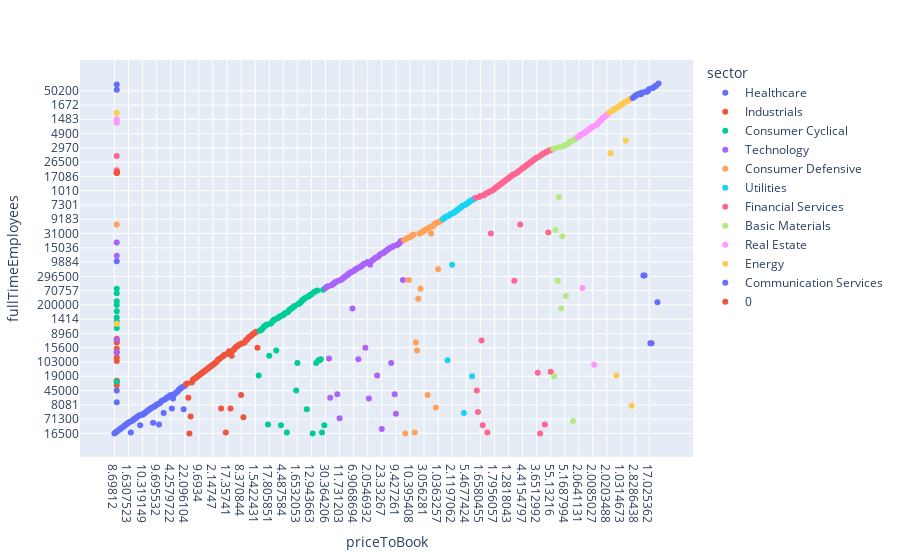

Write notebook code for a chart like this one.
### Code cell
fig = px.scatter(df_wide, x ='priceToBook', y='fullTimeEmployees', color='sector', hover_name='Stock')
fig.show()

### Figure 1 — Plotly figure (JSON) as saved in the notebook; plotly's stock layout.template omitted (floating-point values rounded to 4 significant figures)
{"data": [{"hovertemplate": "<b>%{hovertext}</b><br><br>sector=Healthcare<br>priceToBook=%{x}<br>fullTimeEmployees=%{y}<extra></extra>", "hovertext": ["A", "ABBV", "ABC", "ABMD", "ABT", "ALGN", "ALXN", "AMGN", "ANTM", "BAX", "BDX", "BIIB", "BIO", "BMY", "CAH", "CERN", "CI", "CNC", "COO", "CRL", "CTLT", "CVS", "DGX", "DHR", "DVA", "DXCM", "EW", "GILD", "HCA", "HOLX", "HSIC", "HUM", "IDXX", "ILMN", "INCY", "IQV", "ISRG", "JNJ", "LH", "LLY", "MCK", "MDT", "MRK", "MTD", "PFE", "PKI", "PRGO", "REGN", "RMD", "STE", "SYK", "TFX", "TMO", "UHS", "UNH", "VRTX", "VTRS", "WAT", "WBA", "WST", "XRAY", "ZBH", "ZTS"], "legendgroup": "Healthcare", "marker": {"color": "#636efa", "symbol": "circle"}, "mode": "markers", "name": "Healthcare", "orientation": "v", "showlegend": true, "type": "scatter", "x": ["8.69812", "14.470058", 0, "9.857002", "5.7859073", "13.579973", "3.1510408", "14.597843", "2.8449461", "4.891757", "2.8193862", "4.0340614", "1.6307523", "3.8558369", "9.195253", "5.622813", "1.808704", "1.5802513", "3.1310763", "7.7450504", "4.639516", "1.6024834", "2.5030591", "4.6502748", "10.319149", "19.45582", "12.796316", "4.461722", "288.8784", "4.0999327", "3.2779298", "3.8761501", "67.82798", "12.402704", "6.7169113", "7.526231", "9.695532", "6.637207", "2.5993228", "26.620108", 0, "3.2400262", "6.9619536", "144.31277", "3.4466064", "4.1697173", "1.1078422", "4.8268743", "11.0275", "4.2579722", "7.026899", "5.471069", "5.030942", "2.0903606", "5.7666006", "6.0505533", 0, "85.68438", "2.2457418", "13.4539795", "2.935341", "2.709103", "22.096104"], "xaxis": "x", "y": ["16500", "48000", "22000", "1725", "109000", "18975", "3837", "24300", "83400", "50000", "70000", "9100", "7800", "30250", "48000", "26400", "72226", "71300", "12000", "18400", "13900", "213000", "50000", "67000", "67000", "5500", "14900", "13600", "195000", "5814", "20000", "43000", "9300", "7800", "1773", "72000", "8081", "134500", "70000", "34690", "59000", "90000", "73000", "14900", "78500", "14000", "11500", "9123", "7770", "13000", "43000", "14000", "80000", "89000", "330000", "3400", "45000", "7400", "223000", "9200", "15000", "20000", "11300"], "yaxis": "y"}, {"hovertemplate": "<b>%{hovertext}</b><br><br>sector=Industrials<br>priceToBook=%{x}<br>fullTimeEmployees=%{y}<extra></extra>", "hovertext": ["AAL", "ADP", "ALK", "ALLE", "AME", "AOS", "AVY", "BA", "CARR", "CAT", "CHRW", "CMI", "CPRT", "CSX", "CTAS", "DAL", "DE", "DOV", "EFX", "EMR", "ETN", "EXPD", "FAST", "FDX", "GE", "GNRC", "GPN", "GWW", "HII", "HON", "HWM", "IEX", "INFO", "IR", "ITW", "J", "JBHT", "JCI", "KSU", "LHX", "LMT", "LUV", "MAS", "MMM", "NLSN", "NOC", "NSC", "ODFL", "OTIS", "PAYX", "PCAR", "PH", "PNR", "PWR", "RHI", "ROK", "ROP", "RSG", "RTX", "SNA", "SWK", "TDG", "TT", "TXT", "UAL", "UNP", "UPS", "URI", "VRSK", "WAB", "WM", "XYL"], "legendgroup": "Industrials", "marker": {"color": "#EF553B", "symbol": "circle"}, "mode": "markers", "name": "Industrials", "orientation": "v", "showlegend": true, "type": "scatter", "x": [0, "14.844958", "2.8329651", "17.179804", "5.19505", "5.9923635", "11.567784", 0, 0, "8.065177", "6.871122", "4.7638106", "9.103022", "5.737488", "9.6934", "60.820107", "7.371489", "6.299358", "8.5607395", "6.602353", "3.95995", "7.899427", "10.940013", "3.6470306", "3.6496732", "13.517754", "2.14747", "13.333238", "4.5258317", "8.883612", 0, "6.5667334", "4.901646", "2.3040547", "22.750603", 0, "6.486025", "2.7023854", "6.39988", "2.154026", "17.35741", "3.807387", 0, "8.680541", "3.2550578", "5.7732954", "4.7730536", "9.455768", 0, "12.414962", "3.0734615", "5.3953457", "5.2666664", "2.96584", "8.370844", "17.605877", "4.3992", "4.1045394", 0, "3.5464392", "3.4715314", 0, 0, "2.603323", "3.5384424", "9.255227", "25.639683", "5.0650544", "10.176834", "1.5422431", "7.9989767", "7.2455487"], "xaxis": "x", "y": ["113200", "58000", "17140", "11500", "16500", "13900", "31900", "141000", "56000", "97300", "14997", "57825", "7600", "19000", "40000", "74000", "69634", "23000", "11000", "83500", "91987", "17480", "18094", "324000", "174000", "6452", "24000", "21800", "42000", "103000", "19700", "7000", "16000", "15900", "43000", "55000", "30309", "97000", "6522", "48000", "114000", "56051", "18000", "95000", "43000", "97000", "19100", "20482", "69000", "15600", "26000", "50520", "9750", "35800", "13000", "23500", "18400", "35000", "181000", "12300", "53000", "14200", "35000", "33000", "84100", "29755", "540000", "18250", "8960", "27000", "48250", "15600"], "yaxis": "y"}, {"hovertemplate": "<b>%{hovertext}</b><br><br>sector=Consumer Cyclical<br>priceToBook=%{x}<br>fullTimeEmployees=%{y}<extra></extra>", "hovertext": ["AAP", "AMCR", "AMZN", "APTV", "AZO", "BBY", "BKNG", "BLL", "BWA", "CCL", "CMG", "CZR", "DHI", "DPZ", "DRI", "EBAY", "ETSY", "EXPE", "F", "FBHS", "GM", "GPC", "GPS", "HAS", "HBI", "HD", "HLT", "IP", "KMX", "LB", "LEG", "LEN", "LKQ", "LOW", "LVS", "MAR", "MCD", "MGM", "MHK", "NCLH", "NKE", "NVR", "ORLY", "PENN", "PHM", "PKG", "POOL", "PVH", "RCL", "RL", "ROL", "ROST", "SBUX", "SEE", "TJX", "TPR", "TSCO", "TSLA", "UA", "UAA", "ULTA", "VFC", "WHR", "WRK", "WYNN", "YUM"], "legendgroup": "Consumer Cyclical", "marker": {"color": "#00cc96", "symbol": "circle"}, "mode": "markers", "name": "Consumer Cyclical", "orientation": "v", "showlegend": true, "type": "scatter", "x": ["3.564415", "3.647553", "15.640098", "5.34925", 0, "7.0605063", "19.954071", "7.7553325", "2.0511565", "1.7448437", "17.805851", "4.9887276", "2.5744557", 0, "6.8151793", "11.782877", "27.827116", "16.300875", "1.8843657", "4.956488", "1.8351626", "5.646563", "4.2456", "4.487584", "13.948127", "189.52469", 0, "3.2641625", "4.2638702", 0, "5.214197", "1.6020432", "2.6108782", "96.59715", "16.153187", "107.13424", 0, "3.3356733", "1.6532053", "2.7144425", "17.711561", "5.746426", 0, "4.7471414", "2.2458396", "4.148458", "26.6886", "1.6553593", "2.6104453", "3.2794764", "16.512438", "12.943663", 0, "87.481255", "12.898408", "3.9532087", "11.298596", "25.063805", "4.910922", "5.6080556", "9.753927", "9.846748", "3.4848394", "1.4162884", 0, 0], "xaxis": "x", "y": ["40000", "47000", "1271000", "151000", "60000", "61200", "19400", "21500", "49700", "70000", "97000", "54000", "9716", "6900", "177895", "12700", "1414", "19100", "186000", "27500", "155000", "50000", "117000", "6822", "61000", "500000", "141000", "48000", "26889", "22400", "20400", "9495", "44000", "220000", "44500", "121000", "200000", "45000", "42000", "34300", "75400", "6100", "77383", "18321", "5249", "15200", "4500", "20000", "84900", "13700", "15616", "93700", "349000", "16500", "320000", "12400", "42000", "70757", "7000", "7000", "16000", "48000", "78000", "50000", "27500", "38000"], "yaxis": "y"}, {"hovertemplate": "<b>%{hovertext}</b><br><br>sector=Technology<br>priceToBook=%{x}<br>fullTimeEmployees=%{y}<extra></extra>", "hovertext": ["AAPL", "ACN", "ADBE", "ADI", "ADSK", "AKAM", "AMAT", "AMD", "ANET", "ANSS", "APH", "AVGO", "BR", "CDNS", "CDW", "CRM", "CSCO", "CTSH", "CTXS", "DXC", "ENPH", "FFIV", "FIS", "FISV", "FLT", "FTNT", "FTV", "GLW", "GRMN", "HPE", "HPQ", "IBM", "INTC", "INTU", "IPGP", "IT", "JKHY", "JNPR", "KEYS", "KLAC", "LDOS", "LRCX", "MCHP", "MPWR", "MSFT", "MSI", "MU", "MXIM", "NLOK", "NOW", "NTAP", "NVDA", "NXPI", "ORCL", "PAYC", "PTC", "QCOM", "QRVO", "SNPS", "STX", "SWKS", "TDY", "TEL", "TER", "TRMB", "TXN", "TYL", "VRSN", "WDC", "XLNX", "ZBRA"], "legendgroup": "Technology", "marker": {"color": "#ab63fa", "symbol": "circle"}, "mode": "markers", "name": "Technology", "orientation": "v", "showlegend": true, "type": "scatter", "x": ["30.364206", "9.83161", "17.839462", "5.019249", "55.426235", "4.387065", "10.657675", "15.302946", "7.7403393", "7.1792154", "7.561776", "8.084144", "11.731203", "13.872168", "20.094782", "5.2598004", "5.668309", "3.4205616", "58.86364", "1.7944219", "24.939825", "5.645581", "1.846924", "2.3733284", "6.9068694", "36.923077", "2.7602012", "3.0118642", "4.82856", "1.2737552", 0, "6.158409", "2.9027524", "12.687595", "4.3080573", "22.893837", "7.7684245", "2.0546932", "8.288149", "15.6068125", "3.8338785", "17.397457", "7.9633055", "15.536801", "14.047498", 0, "2.309092", "12.790958", 0, "29.94929", "37.623486", "23.33267", "6.708512", "26.964867", "28.382212", "9.377387", "20.428831", "4.6479335", "7.6718736", "47.020874", "5.9705", "4.6895204", "4.7624907", "9.427261", "5.451441", "17.26183", "7.9673576", 0, "2.373512", "12.136051", "12.881082"], "xaxis": "x", "y": ["100000", "537000", "22516", "15900", "11500", "8300", "24800", "12600", "2613", "4800", "80000", "21000", "12000", "8800", "10186", "59895", "77500", "296500", "9000", "138000", "850", "6048", "62000", "44000", "8400", "8615", "17000", "50110", "16000", "59400", "53000", "345900", "110600", "10600", "6060", "15600", "6717", "9884", "14000", "10600", "39000", "13100", "19500", "2209", "163000", "18000", "40000", "7115", "2800", "13096", "10800", "18975", "29000", "135000", "4218", "6243", "41000", "7900", "15036", "42000", "10000", "10670", "80000", "5500", "11402", "30000", "5579", "907", "63800", "4891", "8800"], "yaxis": "y"}, {"hovertemplate": "<b>%{hovertext}</b><br><br>sector=Consumer Defensive<br>priceToBook=%{x}<br>fullTimeEmployees=%{y}<extra></extra>", "hovertext": ["ADM", "CAG", "CHD", "CL", "CLX", "COST", "CPB", "DG", "DLTR", "EL", "GIS", "HRL", "HSY", "K", "KHC", "KMB", "KO", "KR", "LW", "MDLZ", "MKC", "MNST", "MO", "NWL", "PEP", "PG", "PM", "SJM", "STZ", "SYY", "TAP", "TGT", "TSN", "WMT"], "legendgroup": "Consumer Defensive", "marker": {"color": "#FFA15A", "symbol": "circle"}, "mode": "markers", "name": "Consumer Defensive", "orientation": "v", "showlegend": true, "type": "scatter", "x": ["1.8445402", "2.2637117", "6.6017714", "270.87097", "29.959833", "10.395408", "5.1513896", "7.8140593", "3.1839366", "19.895718", "4.406441", "3.9817948", "16.045872", "7.3632445", "1.0690922", "85.11734", "11.910208", "3.056281", "27.202072", "3.3214006", "5.779651", "9.23144", "31.640179", "3.135189", "14.649227", "7.2793956", 0, "1.8694015", "3.4024973", "29.171858", "1.0363257", "7.671951", "1.8008839", "4.944749"], "xaxis": "x", "y": ["37575", "16500", "5100", "34200", "8800", "156000", "14500", "158000", "60217", "48000", "35000", "19100", "15200", "31000", "38000", "46000", "80300", "465000", "7700", "79000", "13000", "3013", "7100", "31000", "291000", "99000", "71000", "7300", "9300", "57000", "17000", "409000", "139000", "2300000"], "yaxis": "y"}, {"hovertemplate": "<b>%{hovertext}</b><br><br>sector=Utilities<br>priceToBook=%{x}<br>fullTimeEmployees=%{y}<extra></extra>", "hovertext": ["AEE", "AEP", "AES", "ATO", "AWK", "CMS", "CNP", "D", "DTE", "DUK", "ED", "EIX", "ES", "ETR", "EVRG", "EXC", "FE", "LNT", "NEE", "NI", "NRG", "PEG", "PNW", "PPL", "SO", "SRE", "WEC", "XEL"], "legendgroup": "Utilities", "marker": {"color": "#19d3f3", "symbol": "circle"}, "mode": "markers", "name": "Utilities", "orientation": "v", "showlegend": true, "type": "scatter", "x": ["2.405597", "2.0478945", "7.125321", "1.6825943", "4.312217", "3.165504", "2.2063932", "2.5367987", "2.1197062", "1.6963943", "1.3879105", "1.5212414", "2.000634", "1.9289044", "1.6290487", "1.3658419", "2.8325453", "2.5208225", "3.7961795", "1.97873", "5.4677424", "1.9319543", "1.7408785", "1.6668583", "2.3917487", "1.8334543", "2.741841", "2.5651538"], "xaxis": "x", "y": ["9183", "16787", "8162", "4694", "7000", "8148", "9541", "17300", "10600", "27535", "14071", "13351", "9299", "13400", "5133", "32340", "12153", "3375", "14900", "7301", "4104", "12788", "6026", "12318", "27700", "19000", "7200", "11367"], "yaxis": "y"}, {"hovertemplate": "<b>%{hovertext}</b><br><br>sector=Financial Services<br>priceToBook=%{x}<br>fullTimeEmployees=%{y}<extra></extra>", "hovertext": ["AFL", "AIG", "AIZ", "AJG", "ALL", "AMP", "AON", "AXP", "BAC", "BEN", "BK", "BLK", "C", "CB", "CBOE", "CFG", "CINF", "CMA", "CME", "COF", "DFS", "FITB", "FRC", "GL", "GS", "HBAN", "HIG", "ICE", "IVZ", "JPM", "KEY", "L", "LNC", "MA", "MCO", "MET", "MKTX", "MMC", "MS", "MSCI", "MTB", "NDAQ", "NTRS", "PBCT", "PFG", "PGR", "PNC", "PRU", "PYPL", "RE", "RF", "RJF", "SCHW", "SIVB", "SPGI", "STT", "SYF", "TFC", "TROW", "TRV", "UNM", "USB", "V", "WFC", "WLTW", "WRB", "WU", "ZION"], "legendgroup": "Financial Services", "marker": {"color": "#FF6692", "symbol": "circle"}, "mode": "markers", "name": "Financial Services", "orientation": "v", "showlegend": true, "type": "scatter", "x": ["1.2188036", "0.73815113", "1.6990469", "4.2159944", "1.6580455", "5.5951176", "13.328732", "5.419253", "1.4886298", "1.7063739", "1.1310414", "3.826043", "0.901472", "1.3169273", "3.9848366", "1.0277737", "1.7956057", "1.4023283", "2.9489532", "1.348003", "3.4017093", "1.4607874", "3.1835322", "1.5792439", "1.5719811", "1.4566636", "1.3542609", "3.163743", "1.2818043", "2.0221853", "1.4050813", "0.875162", "0.6026893", "57.387897", "30.9526", "0.88759685", "17.30589", "7.5322227", "1.7826178", 0, "1.3653527", "4.4154797", "2.3700218", "1.0915978", "1.1663778", "3.292435", "1.5311277", "0.63759357", "15.399568", "1.0736536", "1.3419117", "2.4708931", "3.1683335", "3.6512992", "89.77124", "1.3133038", "2.2773635", 0, "5.511251", "1.4234622", "0.6071553", "1.9902403", "14.30863", "1.1650004", "2.9063303", "2.17814", "55.13216", "1.2924671"], "xaxis": "x", "y": ["12003", "45000", "13600", "34000", "41860", "12300", "50000", "63700", "212000", "11100", "48000", "16700", "211000", "31000", "1010", "17405", "5266", "7653", "4370", "51700", "17600", "19819", "5483", "3261", "40300", "15449", "18500", "8964", "8426", "259350", "17086", "12200", "10966", "21000", "11558", 0, "610", "76000", "71000", "3728", "16718", "5585", "20600", "5640", "17400", "43326", "49549", "41671", "26500", "1746", "18926", "14800", "32000", "4656", "23000", "39318", "16500", "53207", "7697", "29988", "10300", "70000", "20500", "264513", "46000", "7495", "11000", "9682"], "yaxis": "y"}, {"hovertemplate": "<b>%{hovertext}</b><br><br>sector=Basic Materials<br>priceToBook=%{x}<br>fullTimeEmployees=%{y}<extra></extra>", "hovertext": ["ALB", "APD", "CE", "CF", "CTVA", "DD", "DOW", "ECL", "EMN", "FCX", "FMC", "IFF", "LIN", "LYB", "MLM", "MOS", "NEM", "NUE", "PPG", "SHW", "VMC"], "legendgroup": "Basic Materials", "marker": {"color": "#B6E880", "symbol": "circle"}, "mode": "markers", "name": "Basic Materials", "orientation": "v", "showlegend": true, "type": "scatter", "x": ["3.5248713", "5.2998977", "5.2895346", "3.9204023", "1.4152861", "1.6316763", "3.7538676", "9.793192", "2.827128", "5.5945835", "5.1687994", "1.6443398", "3.3162649", "4.4143906", "3.7203078", "1.4218085", "2.4746304", "2.843624", "7.403362", "24.449625", "3.9486413"], "xaxis": "x", "y": ["5900", "19000", "7700", "2970", "21000", "34000", "35700", "44000", "14500", "24500", "6400", "13700", "74207", "19200", "8700", "12617", "14300", "26400", "46900", "61031", "8847"], "yaxis": "y"}, {"hovertemplate": "<b>%{hovertext}</b><br><br>sector=Real Estate<br>priceToBook=%{x}<br>fullTimeEmployees=%{y}<extra></extra>", "hovertext": ["AMT", "ARE", "AVB", "BXP", "CBRE", "CCI", "DLR", "DRE", "EQIX", "EQR", "ESS", "EXR", "FRT", "HST", "IRM", "KIM", "MAA", "O", "PEAK", "PLD", "PSA", "REG", "SBAC", "SPG", "UDR", "VNO", "VTR", "WELL", "WY"], "legendgroup": "Real Estate", "marker": {"color": "#FF97FF", "symbol": "circle"}, "mode": "markers", "name": "Real Estate", "orientation": "v", "showlegend": true, "type": "scatter", "x": ["30.38369", "2.0641131", "2.7662745", "3.2500134", "4.0057373", "9.5236025", "2.6188505", "3.480711", "6.6513944", "2.862119", "3.292124", "7.053898", "3.9170828", "2.0085027", "11.582551", "1.6646258", "3.262575", "2.2802927", 0, "2.8342173", "10.492822", "1.860156", 0, "14.3787365", "4.9217024", "1.7985665", "2.135199", "2.0203488", "2.890512"], "xaxis": "x", "y": ["5618", "470", "2966", "750", "100000", "4900", "2878", "350", "10207", "2600", "1763", "4013", "307", "163", "24000", "484", "2530", "208", "217", "1945", "5400", "431", "1483", "2400", "1263", "2899", "448", "423", "9372"], "yaxis": "y"}, {"hovertemplate": "<b>%{hovertext}</b><br><br>sector=Energy<br>priceToBook=%{x}<br>fullTimeEmployees=%{y}<extra></extra>", "hovertext": ["APA", "BKR", "COG", "COP", "CVX", "DVN", "EOG", "FANG", "HAL", "HES", "KMI", "MPC", "MRO", "NOV", "OKE", "OXY", "PSX", "PXD", "SLB", "VLO", "WMB", "XOM"], "legendgroup": "Energy", "marker": {"color": "#FECB52", "symbol": "circle"}, "mode": "markers", "name": "Energy", "orientation": "v", "showlegend": true, "type": "scatter", "x": [0, 0, "2.9326174", "1.8714821", "1.5854104", "2.558384", "2.5140128", "1.455267", "4.250344", "4.853182", "1.3213255", "1.8671554", "1.0314673", "1.3578349", "3.9422724", "3.1857438", "2.2279592", "2.4211664", "4.0602", "1.9114101", "2.908429", "1.6552188"], "xaxis": "x", "y": ["2272", "54000", "503", "10300", "47736", "1400", "2900", "732", "40000", "1621", "10524", "57900", "1672", "27631", "2886", "11800", "14300", "1853", "86000", "9964", "4739", "72000"], "yaxis": "y"}, {"hovertemplate": "<b>%{hovertext}</b><br><br>sector=Communication Services<br>priceToBook=%{x}<br>fullTimeEmployees=%{y}<extra></extra>", "hovertext": ["ATVI", "CHTR", "CMCSA", "DIS", "DISCA", "DISCK", "DISH", "EA", "FB", "FOX", "FOXA", "GOOG", "GOOGL", "IPG", "LUMN", "LYV", "NFLX", "NWS", "NWSA", "OMC", "T", "TMUS", "TTWO", "TWTR", "VIAC", "VZ"], "legendgroup": "Communication Services", "marker": {"color": "#636efa", "symbol": "circle"}, "mode": "markers", "name": "Communication Services", "orientation": "v", "showlegend": true, "type": "scatter", "x": ["4.9072666", "6.1338644", "2.8286438", "3.823561", "1.9121212", "1.790909", "1.741161", "5.259898", "7.021851", "1.9327048", "2.0150628", "7.153348", "6.9835706", "4.6162267", 0, 0, "17.025362", "1.7878789", "1.8917749", "5.545881", "1.2628355", "2.7143636", "6.043974", "6.071208", 0, "3.3302338"], "xaxis": "x", "y": ["9500", "96100", "168000", "175000", "9800", "9800", "13500", "9800", "60654", "9000", "9000", "139995", "139995", "50200", "39000", "8200", "9400", "23500", "23500", "64100", "228470", "75000", "6495", "6100", "22109", "130100"], "yaxis": "y"}, {"hovertemplate": "<b>%{hovertext}</b><br><br>sector=0<br>priceToBook=%{x}<br>fullTimeEmployees=%{y}<extra></extra>", "hovertext": ["BRK.B", "BSX", "GD", "OGN"], "legendgroup": "0", "marker": {"color": "#EF553B", "symbol": "circle"}, "mode": "markers", "name": "0", "orientation": "v", "showlegend": true, "type": "scatter", "x": [0, 0, 0, 0], "xaxis": "x", "y": [0, 0, 0, 0], "yaxis": "y"}], "layout": {"legend": {"title": {"text": "sector"}, "tracegroupgap": 0}, "margin": {"t": 60}, "xaxis": {"anchor": "y", "domain": [0, 1], "title": {"text": "priceToBook"}}, "yaxis": {"anchor": "x", "domain": [0, 1], "title": {"text": "fullTimeEmployees"}}}}
